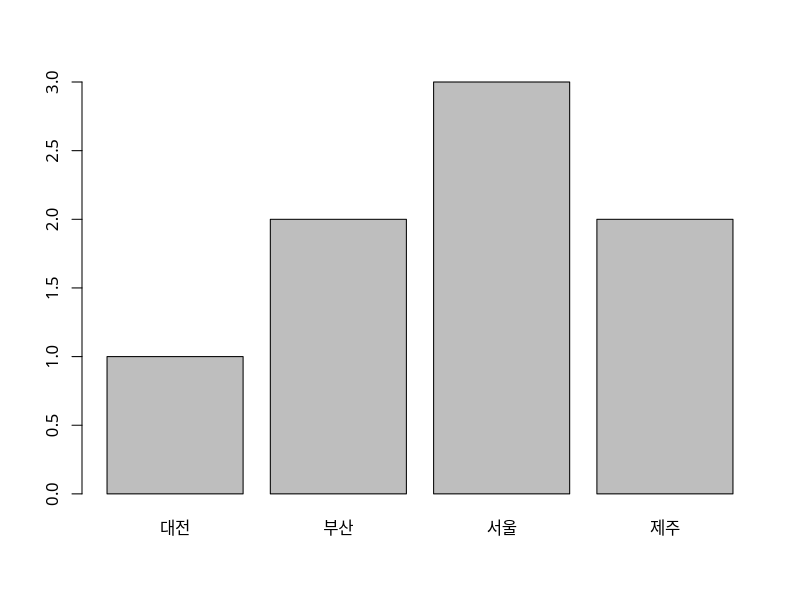

R code for this plot:

windows(800, 600, pointsize = 12)   # 별도의 윈도우 열기
savePlot("aa.png", type="png")      # 결과물을 그림으로 저장
dev.off()                           # 윈도우 닫기

install.packages("treemap")

colors()   # color name list

par(family="NanumGothic")   # Mac Plot 한글 표시
a <- c("서울","부산","제주","제주","서울","대전","부산","서울")
fa <- factor(a)
plot(fa)


##################################
# sapply / tapply 를 통한 간단한 회귀분석

# cors <- sapply(dataframe, cor, y = targetVariables)
# mask <- (rank(-abs(cors)) <= 10)
# bestprediction <- dataframe[ , mask]
# lm(targetVariables ~ bestprediction)


# 특정 컬럼을 기준으로 회귀분석을 한꺼번에 진행.
library(MASS)
attach(Cars93)
head(Cars93)

tapply(Weight, Origin, mean)
tapply(Weight, Origin, length)

# Origin 기준으로 
model <- by(Cars93, Origin, function(df) lm(MPG.highway ~ Weight + EngineSize + Horsepower, data = df))
model
summary(model$USA)
summary(model$`non-USA`)

# Type 기준으로
model <- by(Cars93, Type, function(df) lm(MPG.city ~ Weight + EngineSize + Horsepower, data = df))
model
summary(model$Small)
summary(model$Large)


##################################



install.packages("psych", repo="https://cran.cnr.Berkeley.edu/", type="source")

